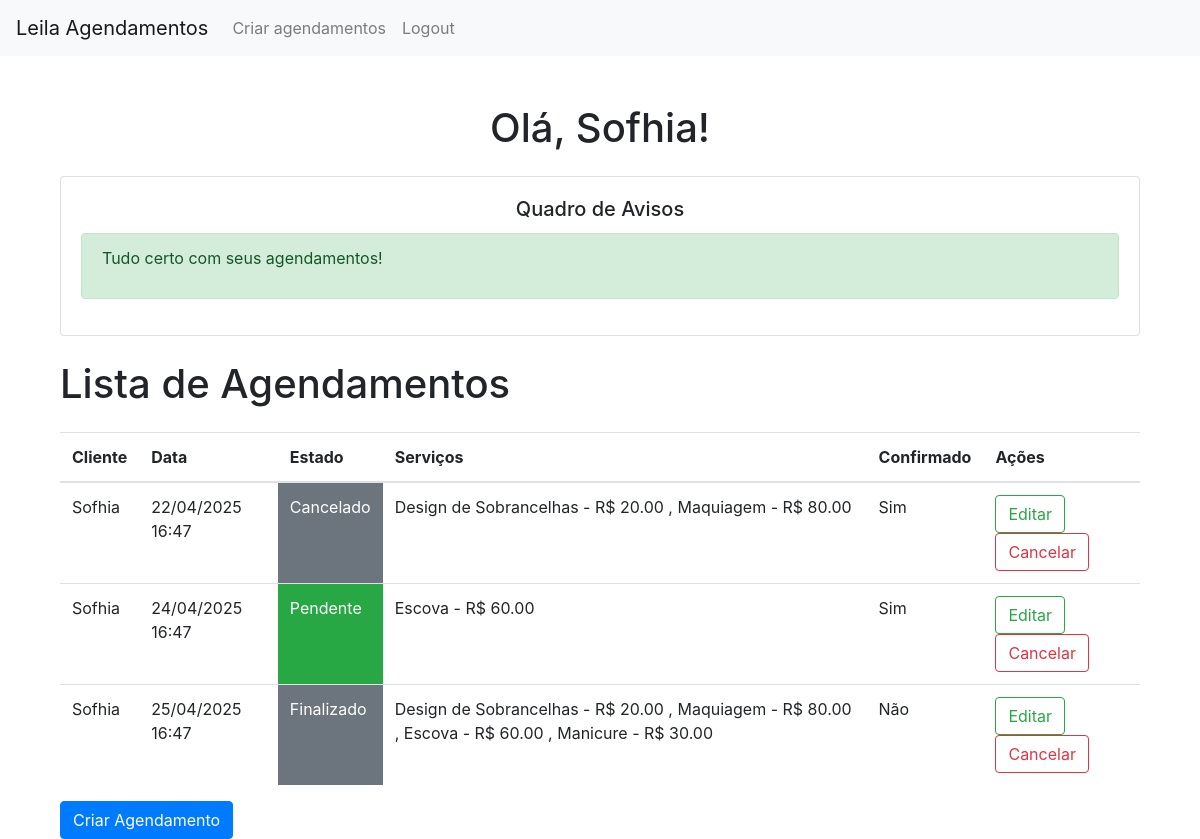
Page / (signed in) on the committed database.
### models.py (models this page shows)
class Cliente(UserMixin, db.Model):
    __tablename__ = 'cliente'
    id = db.Column(db.Integer, primary_key=True)
    nome = db.Column(db.String(80), nullable=False)
    email = db.Column(db.String(120), unique=True, nullable=False)
    telefone = db.Column(db.String(20), nullable=False)
    senha = db.Column(db.String(120), nullable=False)
    is_admin = db.Column(db.Boolean, default=False)  # Campo para identificar administradores

class Agendamentos(db.Model):
    __tablename__ = 'agendamentos'
    id = db.Column(db.Integer, primary_key=True)
    clienteId = db.Column(db.Integer, db.ForeignKey('cliente.id'), nullable=False)
    data = db.Column(db.DateTime, nullable=False)
    estado = db.Column(db.Enum(Estado), default=Estado.pendente, nullable=False)
    cliente = db.relationship('Cliente', backref='agendamentos')
    is_confirmed = db.Column(db.Boolean, default=False)

class Servico(db.Model):
    id = db.Column(db.Integer, primary_key=True)
    nome = db.Column(db.String(100), nullable=False)
    preco = db.Column(db.Float, nullable=False)
    descricao = db.Column(db.Text)

### app.py (the view)
@app.route('/') # rota home
def home():
    if current_user.is_authenticated: # se logado
        if current_user.is_admin: # se admin
            agendamentos = Agendamentos.query.order_by(Agendamentos.data.asc()) # pega todos os agendamentos
            return render_template('index.html', agendamentos=agendamentos, semanas_com_multiplos={})
        else: # se não admin
            agendamentos = Agendamentos.query.filter_by(clienteId=current_user.id).order_by(Agendamentos.data.asc()).all()
            agendamentosPendente = Agendamentos.query.filter(Agendamentos.clienteId==current_user.id, Agendamentos.estado == Estado.pendente).order_by(Agendamentos.data.asc()).all()
            agendamentos_por_semana = defaultdict(list) # agendamento por semanas
            for agendamento in agendamentosPendente:
                ano, semana, _ = agendamento.data.isocalendar()
                agendamentos_por_semana[(ano, semana)].append({
                    'id': agendamento.id,
                    'data': agendamento.data,
                    'dia_semana': agendamento.data.strftime('%A'),  # Nome do dia da semana
                    'servicos': agendamento.servicos
                })
            semanas_com_multiplos = {semana: ags for semana, ags in agendamentos_por_semana.items() if len(ags) > 1}
            return render_template('index.html', agendamentos=agendamentos, semanas_com_multiplos=semanas_com_multiplos)
    return render_template('index.html', agendamentos=[], semanas_com_multiplos={})

### app.py (called while the page is built)
@lm.user_loader # decorador para carregar user
def load_user(id): # pega o id para carregar user
    cliente = db.session.query(Cliente).filter_by(id=id).first()
    return cliente

### templates/index.html (shortened to what this page needs)
{% extends 'header.html' %}
{% block content %}
<div class="container mt-5">
    {% if current_user.is_authenticated %}
        <h1 class="text-center mb-4">Olá, {{ current_user.nome }}!</h1>
        {% if current_user.is_admin %}
        <h1 class="mb-4">Lista de Agendamentos</h1>
        {% if agendamentos %}
            <table class="table">
                <thead>
                    <tr>
                        <th>Cliente</th>
                        <th>Data</th>
                        <th>Estado</th>
                        <th>Serviços</th>
                        <th>Confirmado</th>
                        <th>Ações</th>
                    </tr>
                </thead>
                <tbody>
                    {% for agendamento in agendamentos %}
                    <tr>
                        <td>{{ agendamento.cliente.nome }}</td>
                        <td>{{ agendamento.data.strftime('%d/%m/%Y %H:%M') }}</td>
                        {% if agendamento.estado.value == 'pendente' %}
                        <td class="bg-success text-white">
                            {{ agendamento.estado.value | capitalize }}
                        </td>
                        {% else %}
                        <td class="bg-secondary text-white">
                            {{ agendamento.estado.value | capitalize }}
                        </td>
                        {% endif %}
                        <td>
                            {% for servico in agendamento.servicos %}
                                {{ servico.nome }} - R$ {{ "%.2f"|format(servico.preco) }}{% if not loop.last %}, {% endif %}
                            {% endfor %}
                        </td>
                        <td>
                            {% if agendamento.is_confirmed %}
                            <p>Sim</p>
                            {% else %}
                            <p>Não</p>
                            {% endif %}
                        </td>
                        <td>
                            <a href="{{ url_for('editarAgendamento', id=agendamento.id) }}" class="btn btn-outline-info">Editar</a>
                            {% if agendamento.is_confirmed %}
                            <a href="#" class="btn btn-success">Confirmado</a>
                            {% else %}
                            <a href="{{ url_for('confirmarAgendamento', id=agendamento.id) }}" class="btn btn-outline-success">Confirmar</a>
                            {% endif %}
                            <a href="{{ url_for('cancelarAgendamento', id=agendamento.id) }}" class="btn btn-outline-warning">Cancelar</a>
                            <a href="{{ url_for('excluirAgendamento', id=agendamento.id) }}" class="btn btn-outline-danger">Excluir</a>
                        </td>
                    </tr>
                    {% endfor %}
                </tbody>
            </table>
        {% else %}
            <div class="alert alert-warning">Nenhum agendamento encontrado.</div>
        {% endif %}
        {% else %}
        <div class="card mb-4">
            <div class="card-body">
            <h5 class="card-title text-center">Quadro de Avisos</h5>
                {% if semanas_com_multiplos %}
                    <div class="alert alert-warning mt-3 text-danger">
                        <h4>📅 Otimize seus agendamentos!</h4>
                        <h5>Você tem múltiplos agendamentos nas seguintes semanas:</h5>
                        <ul>
                            {% for semana, agendamentos in semanas_com_multiplos.items() %}
                            <li>
                                Semana {{ semana[1] }} de {{ semana[0] }}:
                        <ul>
                            {% for agendamento in agendamentos %}
                            <li>
                                {{ agendamento.data.strftime('%d/%m/%Y %H:%M') }} -
                                {% for servico in agendamento.servicos %}
                                    {{ servico.nome }}{% if not loop.last %}, {% endif %}
                                {% endfor %}
                            </li>
                            {% endfor %}
                        </ul>
                                <form action="{{ url_for('unirAgendamentos', id1=agendamentos[0].id, id2=agendamentos[1].id) }}" method="POST">
                                    <div class="form-group mt-3">
                                        <input type="hidden" name="dia1" value="{{ agendamentos[0].data.strftime('%A') }}">
                                        <input type="hidden" name="dia2" value="{{ agendamentos[1].data.strftime('%A') }}">
                                        <button type="submit" class="btn btn-outline-danger">Unir Agendamentos</button>
                                    </div>
                                </form>
                            </li>
                            {% endfor %}
                        </ul>
                    </div>
                {% else %}
                    <div class="alert alert-success">
                        <p>Tudo certo com seus agendamentos!</p>
                    </div>
                {% endif %}
                </div>
    </div>
        <h1 class="mb-4">Lista de Agendamentos</h1>
        {% if agendamentos %}
            <table class="table">
                <thead>
                    <tr>
                        <th>Cliente</th>
                        <th>Data</th>
                        <th>Estado</th>
                        <th>Serviços</th>
                        <th>Confirmado</th>
                        <th>Ações</th>
                    </tr>
                </thead>
                <tbody>
                    {% for agendamento in agendamentos %}
                    <tr>
                        <td>{{ agendamento.cliente.nome }}</td>
                        <td>{{ agendamento.data.strftime('%d/%m/%Y %H:%M') }}</td>
                        {% if agendamento.estado.value == 'pendente' %}
                        <td class="bg-success text-white">
                            {{ agendamento.estado.value | capitalize }}
                        </td>
                        {% else %}
                        <td class="bg-secondary text-white">
                            {{ agendamento.estado.value | capitalize }}
                        </td>
                        {% endif %}
                        <td>
                            {% for servico in agendamento.servicos %}
                                {{ servico.nome }} - R$ {{ "%.2f"|format(servico.preco) }} {% if not loop.last %}, {% endif %}{% endfor %}
                        </td>
                        <td>
                            {% if agendamento.is_confirmed %}
                            <p>Sim</p>
                            {% else %}
                            <p>Não</p>
                            {% endif %}
                        </td>
                        <td>
                            <a href="{{ url_for('editarAgendamento', id=agendamento.id) }}" class="btn btn-outline-success">Editar</a>
                            <a href="{{ url_for('cancelarAgendamento', id=agendamento.id) }}" class="btn btn-outline-danger">Cancelar</a>
                        </td>
                    </tr>
                    {% endfor %}
                </tbody>
            </table>
        {% else %}
            <div class="alert alert-warning">Nenhum agendamento encontrado.</div>
        {% endif %}
        {% endif %}
                <a href="{{ url_for('agendamentos') }}" class="btn btn-primary">Criar Agendamento</a>
    {% endif %}
</div>
{% endblock %}

### rows in the picture
Cliente: nome "Sofhia"
Agendamentos: cliente.nome "Sofhia", data "22/04/2025 16:47", estado.value "Cancelado", is_confirmed "Sim"
Servico: nome "Design de Sobrancelhas", preco "20.00"
Servico: nome "Maquiagem", preco "80.00"
Agendamentos: cliente.nome "Sofhia", data "24/04/2025 16:47", estado.value "Pendente", is_confirmed "Sim"
Servico: nome "Escova", preco "60.00"
Agendamentos: cliente.nome "Sofhia", data "25/04/2025 16:47", estado.value "Finalizado", is_confirmed "Não"
Servico: nome "Manicure", preco "30.00"
